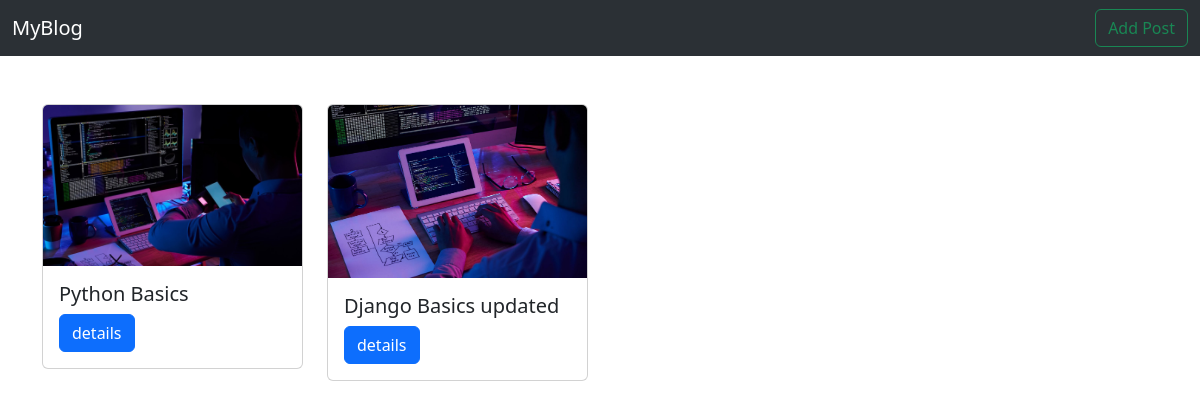
Screenshot of /blog/ with the database file from the repository.
### posts/models.py (models this page shows)
class Post(models.Model):
    name = models.CharField(max_length=100)
    content = models.TextField(max_length=10000)
    created_at = models.DateTimeField(default=timezone.now)
    image = models.ImageField(upload_to='post')
    tags = TaggableManager()
    def __str__(self):
        return self.name

### posts/views2.py (the view)
# urls.py: path('blog/' , PostList.as_view()),
class PostList(ListView):
    model = Post    # 1-model : query   2-post_list.html   3-post_list

### posts/templates/posts/post_list.html (shortened to what this page needs)
<!doctype html>
<html lang="en">
  <head>
    <link href="https://cdn.jsdelivr.net/npm/bootstrap@5.3.2/dist/css/bootstrap.min.css" rel="stylesheet">
  </head>
  <body>
    <nav class="navbar navbar-expand-lg bg-body-tertiary" data-bs-theme="dark">
        <div class="container-fluid">
          <a class="navbar-brand" href="/blog">MyBlog</a>
            <div class="d-flex">
                <a href="/blog/new" class="btn btn-outline-success">Add Post</a>
            </div>
        </div>
      </nav>
    <div class="container my-5">
        <div class="row">
            {% for item in post_list %}
                <div class="col-lg-3">
                    <div class="card" >
                        <img src="{{item.image.url}}" class="card-img-top" alt="...">
                        <div class="card-body">
                        <h5 class="card-title">{{item}}</h5>
                        <a href="/blog/{{item.id}}" class="btn btn-primary">details</a>
                        </div>
                    </div>
                </div>
            {% endfor %}
        </div>
    </div>
  </body>
</html>

### rows the page displays
Post: image (picture), name "Python Basics"
Post: image (picture), name "Django Basics updated"
